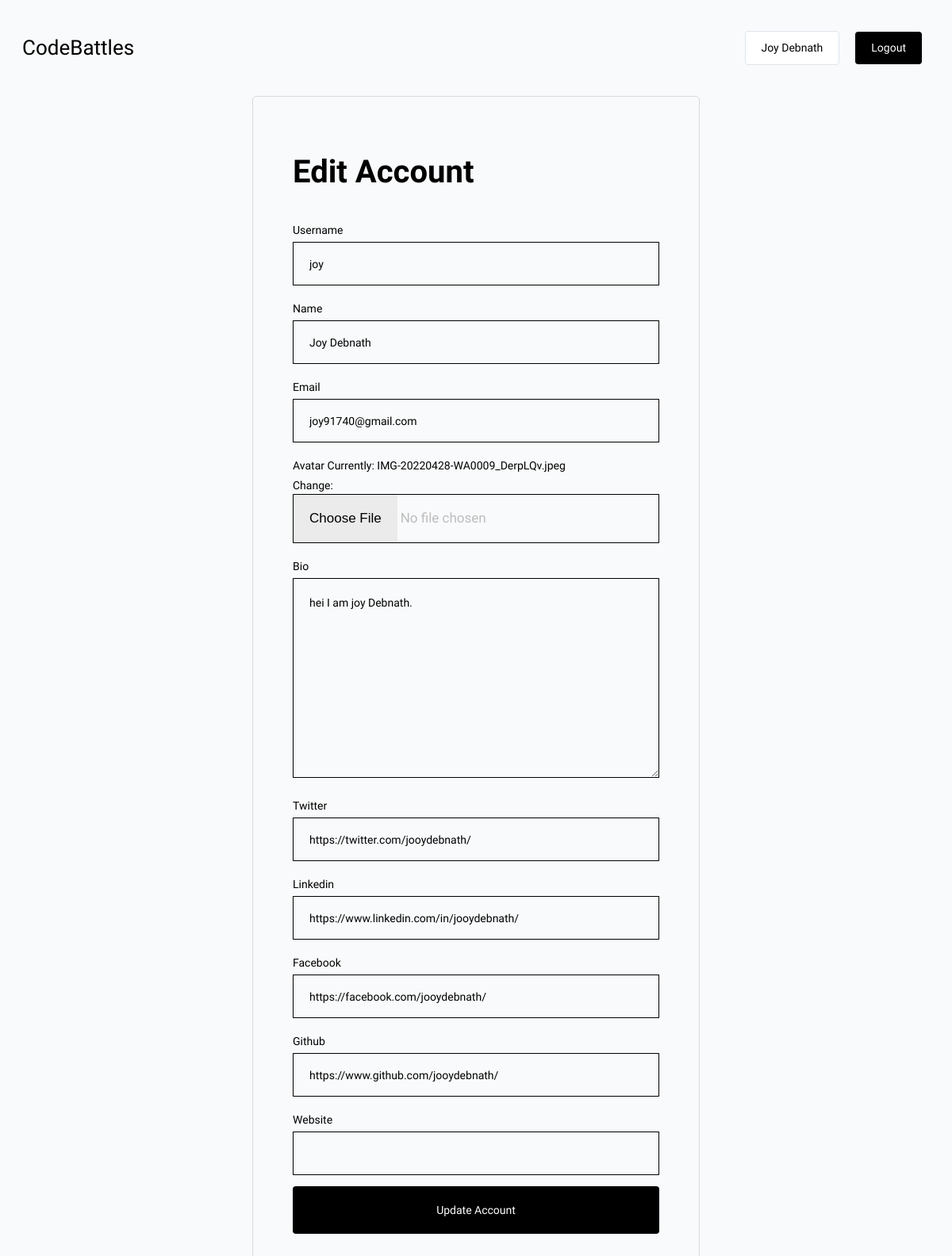
Screenshot of /edit-account/ (signed in) with the database file from the repository.
### base/models.py (models this page shows)
class User(AbstractUser):
    name = models.CharField(max_length=100, null=True)
    email = models.EmailField(unique=True, null=True)
    bio = models.TextField(null=True, blank=True)
    professional_participant = models.BooleanField(default=True, null=True)
    avatar = ResizedImageField(size=[300, 300], default='avatar.png')
    id = models.UUIDField(default=uuid.uuid4, unique=True, primary_key=True, editable=False)
    USERNAME_FIELD = 'email'
    REQUIRED_FIELDS = ['username']
    twitter = models.URLField(max_length=500, null=True, blank=True)
    linkedin = models.URLField(max_length=500, null=True, blank=True)
    website = models.URLField(max_length=500, null=True, blank=True)
    facebook = models.URLField(max_length=500, null=True, blank=True)
    github = models.URLField(max_length=500, null=True, blank=True)
    class Meta:
        ordering = ['avatar']

### base/views.py (the view)
# urls.py: path('edit-account/', views.edit_account, name='edit-account'),
@login_required(login_url='/login')
def edit_account(request):
    form = UserForm(instance=request.user)
    if request.method == 'POST':
        form = UserForm(request.POST, request.FILES, instance=request.user)
        if form.is_valid():
            user = form.save(commit=False)
            user.save()
            return redirect('account')
    context = {'form': form}
    return render(request, 'user_form.html', context)

### base/forms.py
class UserForm(ModelForm):
    class Meta:
        model = User
        fields = ['username', 'name', 'email', 'avatar' ,'bio', 'twitter', 'linkedin', 'facebook', 'github', 'website']
        widgets = {
            'username': forms.TextInput(attrs={'class':'form-field--input'}),
            'name':forms.TextInput(attrs={'class':'form-field--input'}),
            'email':forms.EmailInput(attrs={'class':'form-field--input'}),
            'bio':forms.Textarea(attrs={'class':'form-field--input-txarea'}),
            'twitter': forms.TextInput(attrs={'class':'form-field--input'}),
            'linkedin':forms.TextInput(attrs={'class':'form-field--input'}),
            'facebook':forms.TextInput(attrs={'class':'form-field--input'}),
            'github':forms.TextInput(attrs={'class':'form-field--input'}),
            'website':forms.TextInput(attrs={'class':'form-field--input'})
        }

### templates/user_form.html (shortened to what this page needs)
{% extends 'base.html' %}
{% block content %}
    <div class="'edit-accinfo-container login-register--container">
    <h1 class="form-field--title">Edit Account</h1>
        <div class="section">
            <form method="POST" enctype="multipart/form-data">
                {% for field in form %}
                    <div class="form-field--wrapper">
                        <label>{{field.label}}</label>
                        {{field}}
                    </div>
                {% endfor %}
                <div class="form-field--wrapper">
                    <input class="btn btn--primary formsubmit-btn" type="submit" value="Update Account" />
                </div>
            </form>
        </div>
    </div>
{% endblock %}

### templates/navbar.html (shortened to what this page needs)
<nav>
    <div id="logo--wrapper">
        <a href="{% url 'home' %}">
            <h4 id="logo--text">CodeBattles</h4>
        </a>
    </div>
    <div id="nav--col3">
        {% if request.user.is_authenticated %}
        <a class="btn btn--secondary" href="{% url 'account' %}">{{request.user.name}}</a>
        <a class="btn btn--primary" href="{% url 'logout' %}">Logout</a>
        {% else %}
        <a class="btn btn--secondary" href="{% url 'login' %}">Login</a>
        <a class="btn btn--primary" href="{% url 'register' %}">Register</a>
        {% endif %}
    </div>
</nav>

### static/css/main.css (style rules this page uses)
* { box-sizing: border-box; margin: 0; padding: 0; font-family: 'Readex Pro'; background-color: rgb(249, 250,251); line-height: 1.5em; color: #000; font-size: 14px; }
h1,h2,h3,h4,h5,h6 { font-weight: 500; }
h1 { font-size: 48px; }
h4 { font-size: 32px; }
a { text-decoration: none; }
.section { margin: 2em 0; }
.btn { padding: 10px 20px; border-radius: 4px; text-decoration: none; color: black; display: block; width: fit-content; margin: 10px; background-color: none; border: none; }
.btn--primary { background-color:#000; color: #fff; }
.btn--secondary { background-color:#fff; color: #000; border: 1px solid #DEE4ED; }
nav { display: flex; justify-content: space-between; align-items: center; width: 100%; padding: 0.5em 2em; }
nav a { text-decoration: none; color: black; margin: 0 10px; }
#logo--text { font-size: 26px; font-weight: 500; }
#nav--col3 { display: flex; justify-content: space-between; align-items: center; }
.login-register--container,.edit-accinfo-container { max-width: 564px; margin: 0 auto; border:1px solid rgb(218, 218, 218); padding: 45px 50px; border-radius: 5px; }
.form-field--title { font-family: 'Readex Pro'; font-style: normal; font-weight: 700; font-size: 40px; }
.form-field--wrapper { margin-top: 1em; margin-bottom: 1em; }
input { width: 100%; }
.form-field--wrapper label { line-height: 30px; font-weight: 400; }
input.form-field--input, input#id_password1, input#id_password2 { width: 100%; height: 55px; border:1px solid #000000; padding: 20px; }
textarea.form-field--input-txarea { width: 100%; border:1px solid #000000; padding: 20px; }
#id_avatar { width: 100%; outline: none; font-size: 17px; border:1px solid #000000; display: inline-block; color:#BDBDBD; }
.formsubmit-btn { background-color: #000000; color:white; border:none; width: 100%; margin-left: 0px; height: 60px; margin-bottom: 33px; }

### static/css/event.css (style rules this page uses)
* { line-height: 1.5em; }
h1,h2,h3,h4,h5,h6 { margin-top: 0.5em; margin-bottom: 0.5em; }

### rows the page displays
User: user.name "Joy Debnath", form "joy" "Joy Debnath" "joy91740@gmail.com" "hei I am joy Debnath." "https://twitter.com/jooydebnath/" "https://www.linkedin.com/in/jooydebnath/" "https://facebook.com/jooydebnath/" "https://www.github.com/jooydebnath/"

### other values shown
{{ field.label }} "Username" "Name" "Email" "Avatar" "Bio" "Twitter" "Linkedin" "Facebook" "Github" "Website"
